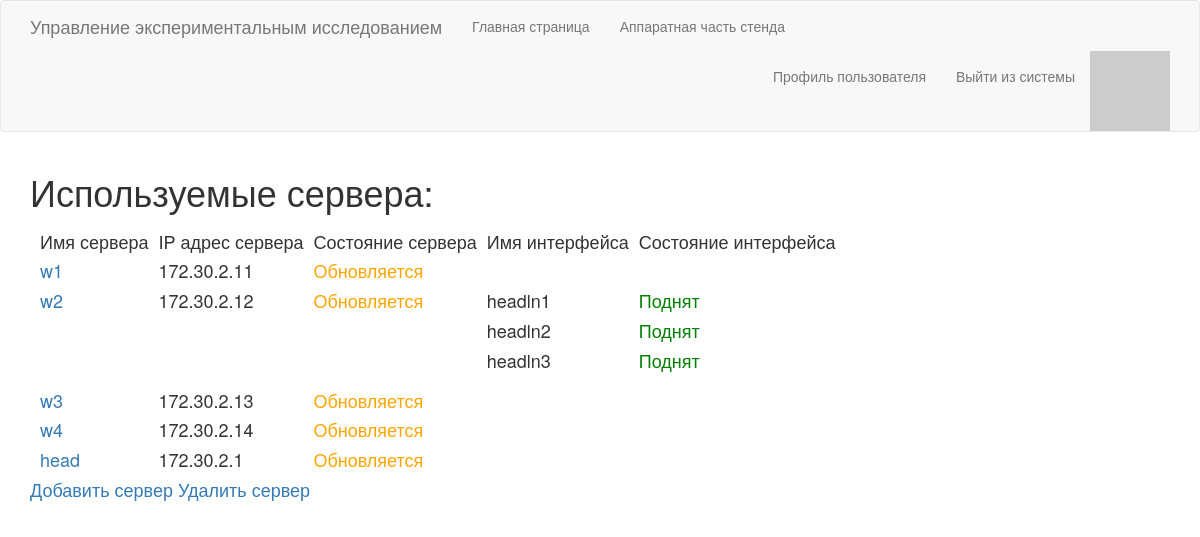
Screenshot of /stand (signed in) with the database file from the repository.
### app/stand/server_model.py (models this page shows, shortened)
class Server(db.Model):
    id = db.Column(db.Integer, primary_key=True)
    servername = db.Column(db.String(20), index=True, unique=True)
    server_ip = db.Column(db.String(15), index=True, unique=True)
    vms = db.relationship('VM', backref='server')
    interfaces = db.relationship('ServerInterface', backref='server')

class ServerInterface(db.Model):
    id = db.Column(db.Integer, primary_key=True)
    interface_name = db.Column(db.String(20), index=True)
    server_id = db.Column(db.Integer, db.ForeignKey('server.id'))

### app/routes.py (the view)
@app.route('/stand')
@login_required
def stand():
    servers = Server.query.all()
    def insertDefaultState(elem):
        elem.state = 'Обновляется'
        return elem
    servers = list(map(insertDefaultState, servers))
    return render_template('stand.html', title='Аппаратная часть стенда', servers=servers)

### app/models.py (called while the page is built)
@login.user_loader
def load_user(id):
    return User.query.get(int(id))

    def avatar(self, size):
        digest = md5(self.email.lower().encode('utf-8')).hexdigest()
        return 'https://www.gravatar.com/avatar/{}?d=identicon&s={}'.format(
                        digest, size)

### app/routes.py (called while the page is built)
@app.before_request
def before_request():
    if current_user.is_authenticated:
        current_user.last_seen = datetime.utcnow()
        db.session.commit()

### app/templates/stand.html (shortened to what this page needs)
{% extends "base.html" %}
{% block app_content %}
    <h1>Используемые сервера:</h1>
    <h4>
    <table style="border-collapse: separate; border-spacing: 10px;" id="serverTable">
        <thead>
            <tr valign="top">
                <td> Имя сервера </td>
                <td> IP адрес сервера </td>
                <td> Состояние сервера </td>
                <td> Имя интерфейса </td>
                <td> Состояние интерфейса </td>
            </tr>
        </thead>
        <tbody>
            {% for serv in servers %}
                {% include "_server.html" %}
            {% endfor %}
        </tbody>
    </table>
    <div>
        <a href="{{ url_for('server_add') }}">Добавить сервер</a>
        <a href="{{ url_for('server_delete') }}">Удалить сервер</a>
    </div>
    </h4>
{% endblock %}

### app/templates/_server.html
<tr valign="top">
    {% if serv.interfaces | length == 0 %}
        <td><a href="{{ url_for('server_edit', servername=serv.servername) }}">{{ serv.servername }}</a></td>
        <td>{{ serv.server_ip }}</td>
        {% if serv.state == "Не доступен" %}
            <td style="color:red">{{ serv.state }}</td>
        {% elif serv.state == "Доступен" %}
            <td style="color:green">{{ serv.state }}</td>
        {% else %}
            <td style="color:orange">{{ serv.state }}</td>
        {% endif %}
    {% else %}
        <td rowspan={{ serv.interfaces | length }}><a href="{{ url_for('server_edit', servername=serv.servername) }}">{{ serv.servername }}</a></td>
        <td rowspan={{ serv.interfaces | length }}>{{ serv.server_ip }}</td>
        {% if serv.state == "Не доступен" %}
            <td rowspan={{ serv.interfaces | length }} style="color:red">{{ serv.state }}</td>
        {% elif serv.state == "Доступен" %}
            <td rowspan={{ serv.interfaces | length }} style="color:green">{{ serv.state }}</td>
        {% else %}
            <td rowspan={{ serv.interfaces | length }} style="color:orange">{{ serv.state }}</td>
        {% endif %}
    {% endif %}
    {% for intf in serv.interfaces %}
    <td>{{ intf.interface_name }}</td>
    <td style="color:green">Поднят</td>
    </tr><tr>
    {% endfor %}
</tr>

### rows the page displays
Server: servername "w1", server_ip "172.30.2.11", state "Обновляется"
Server: servername "w2", server_ip "172.30.2.12", state "Обновляется"
ServerInterface: interface_name "headln1"
ServerInterface: interface_name "headln2"
ServerInterface: interface_name "headln3"
Server: servername "w3", server_ip "172.30.2.13", state "Обновляется"
Server: servername "w4", server_ip "172.30.2.14", state "Обновляется"
Server: servername "head", server_ip "172.30.2.1", state "Обновляется"
